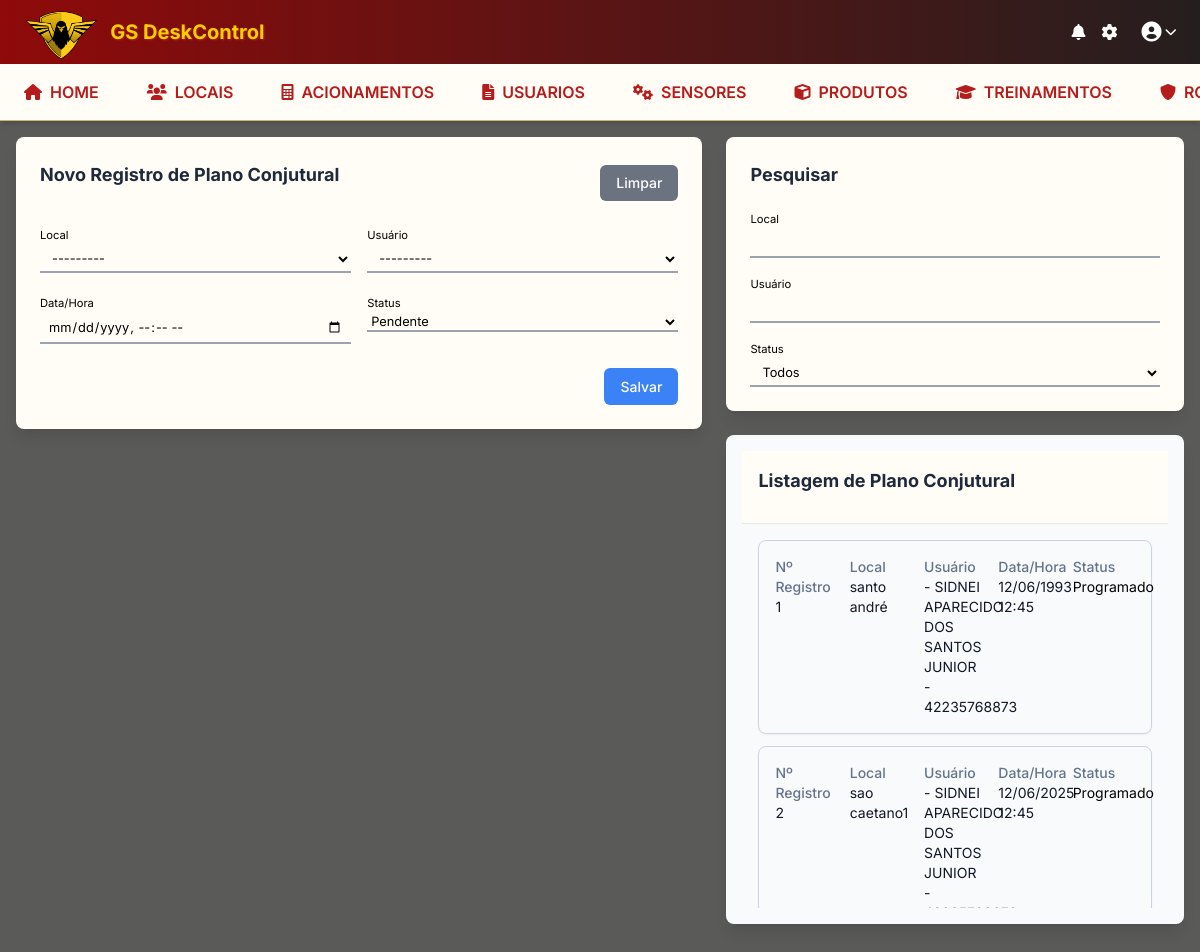
Page /estoque/ on the earlier database version.
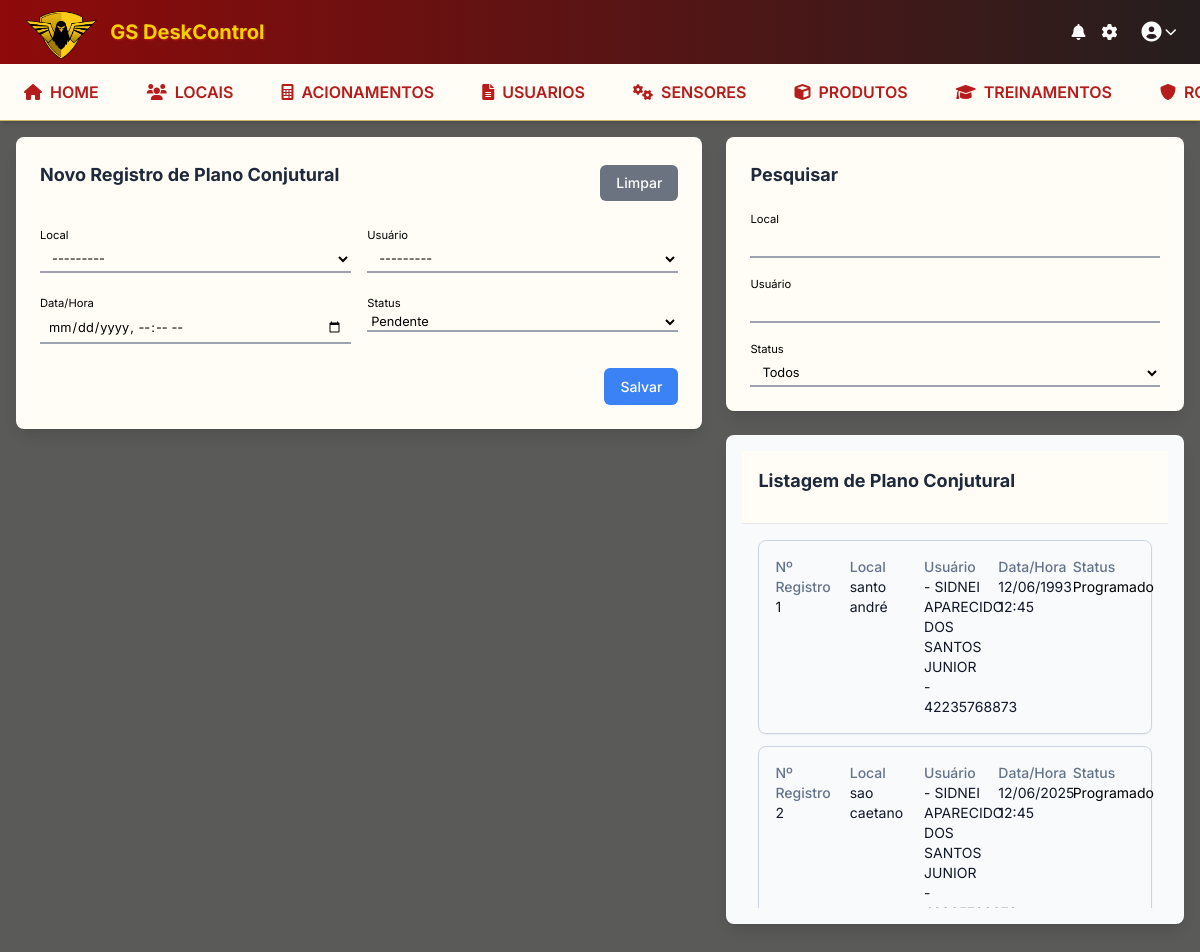
Same page on the later database version.
### estoque/models.py (models this page shows, shortened)
class Estoque(models.Model):
    STATUS_CHOICES = [
        ('realizado', 'Realizado'),
        ('programado', 'Programado'),
        ('pendente', 'Pendente'),
    ]
    local = models.ForeignKey(Clientes, on_delete=models.CASCADE, related_name='registros_agenda',null=True, blank=True)
    usuario = models.ForeignKey(Rat, on_delete=models.CASCADE, related_name='registros_agenda',null=True, blank=True)
    data_hora = models.DateTimeField(null=True, blank=True)
    status = models.CharField(max_length=20, choices=STATUS_CHOICES, default='pendente')
    produto = models.ForeignKey('Produto', on_delete=models.CASCADE, null=True, blank=True, related_name='usos_estoque')
    quantidade = models.PositiveIntegerField(default=1, verbose_name="Quantidade Usada")

### clientes/models.py (models this page shows, shortened)
class Clientes(models.Model):
    nome = models.CharField(max_length=200, blank=True, null=True)
    pronta_resposta = models.CharField(max_length=200, blank=True, null=True, verbose_name="Pronta Resposta")
    telefone = models.CharField(max_length=20, blank=True, null=True, verbose_name="Telefone")
    def __str__(self):
        return str(self.nome) if self.nome else ""

### rat/models.py (models this page shows)
class Rat(models.Model):
    local = models.ForeignKey(Clientes, on_delete=models.CASCADE, related_name='Local', default=1)
    nome = models.CharField(max_length=50, unique=True, verbose_name="Usuario",null=True, blank=True)
    cpf = models.CharField(max_length=20,null=True, blank=True)
    def __str__(self):
        return f"- {self.nome} - {self.cpf}"
    class Meta:
        verbose_name = "RAT"
        verbose_name_plural = "RATs"

### estoque/views.py (the view, shortened to what this page needs)
# urls.py: path('', views.estoque, name='estoque'),
def estoque(request):
    form = EstoqueForm()
    search_local = request.GET.get('search_local', '').strip()
    search_usuario = request.GET.get('search_usuario', '').strip()
    search_status = request.GET.get('search_status', '').strip()
    itens = Estoque.objects.all()
    if search_local:
        itens = itens.filter(local__nome__icontains=search_local)
    if search_usuario:
        itens = itens.filter(usuario__nome__icontains=search_usuario)
    if search_status:
        itens = itens.filter(status=search_status)
    if request.headers.get('x-requested-with') == 'XMLHttpRequest' and (search_local or search_usuario or search_status):
        html = render_to_string(
            'estoque/partials/lista_estoque.html', {'itens': itens}
        )
        return JsonResponse({'html': html})
    context = {
        'form': form,
        'itens': itens,
        'search_local': search_local,
        'search_usuario': search_usuario,
        'search_status': search_status,
    }
    return render(request, 'estoque/estoque.html', context)

### estoque/forms.py
class EstoqueForm(forms.ModelForm):
    class Meta:
        model = Estoque
        fields = ['local', 'usuario', 'data_hora', 'status']
        widgets = {
            'local': forms.Select(attrs={'class': 'w-full py-1 bg-transparent border-0 border-b-2 border-gray-300 focus:outline-none focus:ring-0 focus:border-blue-500'}),
            'usuario': forms.Select(attrs={'class': 'w-full py-1 bg-transparent border-0 border-b-2 border-gray-300 focus:outline-none focus:ring-0 focus:border-blue-500'}),
            'data_hora': forms.DateTimeInput(attrs={'type': 'datetime-local', 'class': 'w-full py-1 bg-transparent border-0 border-b-2 border-gray-300 focus:outline-none focus:ring-0 focus:border-blue-500'}),
            'status': forms.Select(attrs={'class': 'w-full py-1 bg-transparent border-0 border-b-2 border-gray-300 focus:outline-none focus:ring-0 focus:border-blue-500'}),
        }

### estoque/templates/estoque/estoque.html (shortened to what this page needs)
{% extends 'base.html' %}
{% load static %}
{% block extra_css %}
    <link rel="stylesheet" href="{% static 'estoque/css/estoque.css' %}">
{% endblock %}
{% block content %}
<div class="flex flex-col lg:flex-row gap-6">
    <div class="lg:w-3/5 space-y-6">
        <div class="bg-slate-200 rounded-lg shadow-lg p-6 compact-form">
            <form id="estoqueForm" method="post" action="{% url 'estoque:estoque' %}">
                <div class="flex justify-between items-center mb-6">
                    <h3 class="text-xl font-bold text-gray-800" id="formTitle">Novo Registro de Plano Conjutural</h3>
                    <div class="flex gap-2">
                        <button type="button" id="limparForm" class="btn-secondary text-sm">Limpar</button>
                    </div>
                </div>
                <div class="grid grid-cols-1 md:grid-cols-2 gap-6 mb-6">
                    <div>
                        <label>Local</label>
                        {{ form.local }}
                    </div>
                    <div>
                        <label>Usuário</label>
                        {{ form.usuario }}
                    </div>
                </div>
                <div class="grid grid-cols-1 md:grid-cols-2 gap-6 mb-6">
                    <div>
                        <label>Data/Hora</label>
                        {{ form.data_hora }}
                    </div>
                    <div>
                        <label>Status</label>
                        {{ form.status }}
                    </div>
                </div>
                <div class="flex justify-end mt-6">
                    <button type="submit" class="btn-primary" id="submitBtn">Salvar</button>
                </div>
            </form>
        </div>
    </div>
    <div class="lg:w-2/5 space-y-6">
        <div class="bg-slate-200 rounded-lg shadow-lg p-6 compact-form">
            <form method="get">
                <h3 class="text-xl font-bold text-gray-800 mb-6">Pesquisar</h3>
                <div class="grid grid-cols-1 gap-4">
                    <div>
                        <label>Local</label>
                        <input type="text" name="search_local" id="search-local-input" value="{{ search_local }}" class="w-full py-1 bg-transparent border-0 border-b-2 border-gray-300">
                    </div>
                    <div>
                        <label>Usuário</label>
                        <input type="text" name="search_usuario" id="search-usuario-input" value="{{ search_usuario }}" class="w-full py-1 bg-transparent border-0 border-b-2 border-gray-300">
                    </div>
                    <div>
                        <label>Status</label>
                        <select name="search_status" id="search-status-input" class="w-full py-1 bg-transparent border-0 border-b-2 border-gray-300">
                            <option value="">Todos</option>
                        </select>
                    </div>
                </div>
            </form>
        </div>
        <div id="estoque-list-container"
             data-get-url-template="{% url 'estoque:get_estoque' 0 %}"
             data-update-url-template="{% url 'estoque:atualizar_estoque' 0 %}"
             class="bg-white rounded-lg shadow-lg compact-form overflow-hidden">
            <div class="p-6 border-b bg-slate-200">
                <h2 class="text-xl font-bold text-gray-800">Listagem de Plano Conjutural</h2>
            </div>
            <div id="estoque-list-results" class="max-h-96 overflow-y-auto">
                {% include 'estoque/partials/lista_estoque.html' %}
            </div>
        </div>
    </div>
</div>
{% endblock %}

### estoque/templates/estoque/partials/lista_estoque.html
{% if itens %}
    <div class="space-y-3 p-4">
        {% for item in itens %}
            <div class="estoque-list-item bg-white rounded-lg shadow-sm border border-gray-200 p-4 cursor-pointer hover:shadow-md transition-all duration-200"
                 onclick="carregarEstoque({{ item.id }})">
                <div class="grid grid-cols-1 md:grid-cols-5 gap-4">
                    <div class="col-span-1">
                        <div class="text-sm font-medium text-gray-500">Nº Registro</div>
                        <div class="text-sm text-gray-900">{{ item.id }}</div>
                    </div>
                    <div class="col-span-1">
                        <div class="text-sm font-medium text-gray-500">Local</div>
                        <div class="text-sm text-gray-900">{{ item.local }}</div>
                    </div>
                    <div class="col-span-1">
                        <div class="text-sm font-medium text-gray-500">Usuário</div>
                        <div class="text-sm text-gray-900">{{ item.usuario }}</div>
                    </div>
                    <div class="col-span-1">
                        <div class="text-sm font-medium text-gray-500">Data/Hora</div>
                        <div class="text-sm text-gray-900">{{ item.data_hora|date:"d/m/Y H:i" }}</div>
                    </div>
                    <div class="col-span-1">
                        <div class="text-sm font-medium text-gray-500">Status</div>
                        <div class="text-sm status-{{ item.status }}">{{ item.get_status_display }}</div>
                    </div>
                </div>
            </div>
        {% endfor %}
    </div>
{% else %}
    <div class="p-6 text-center text-gray-500">
        <div class="text-lg font-medium mb-2">Nenhum item encontrado</div>
        <div class="text-sm">Tente ajustar os filtros de pesquisa</div>
    </div>
{% endif %}

Differences in the rows shown:
changed through a linked row, Estoque "- SIDNEI APARECIDO DOS SANTOS JUNIOR -…": local "sao caetano1" → "sao caetano"
